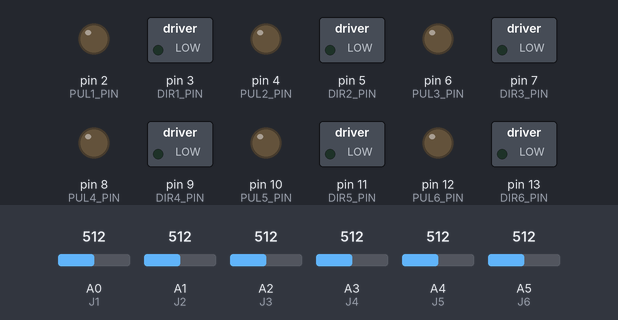
The sketch below on a simulated Arduino Uno, built with avr-gcc and run on an emulated ATmega328P. On the bench: switched loads named in the sketch (green lamp = pin HIGH), output pins drawn as LEDs (lit = HIGH). The test bench sets the inputs (shaded band); at power-on: A0 (J1) = 512, A1 (J2) = 512, A2 (J3) = 512, A3 (J4) = 512, A4 (J5) = 512, A5 (J6) = 512.

Above: at 1.2 s.
1.3 s: A0 (J1) set to 786
2.8 s: A0 (J1) set to 809
At 3.9 s:
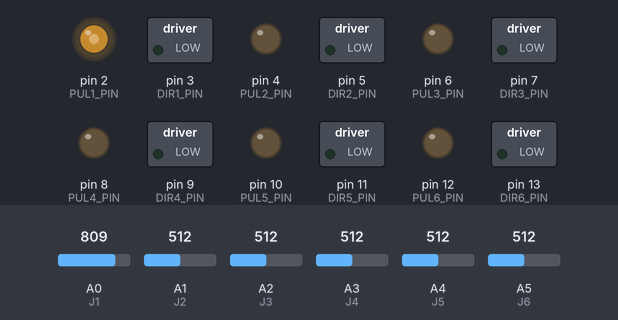
4.3 s: A1 (J2) set to 783
5.8 s: A1 (J2) set to 811
At 6.2 s:
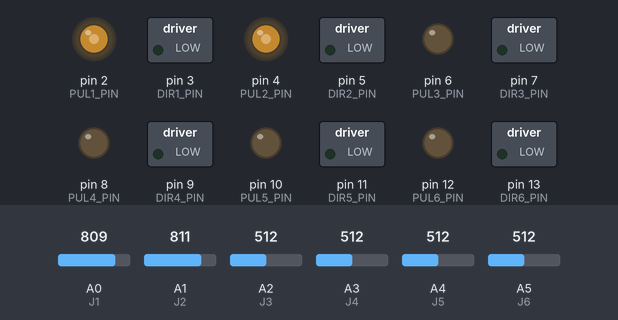
7.3 s: A2 (J3) set to 791
8.8 s: A2 (J3) set to 812
At 9.7 s:
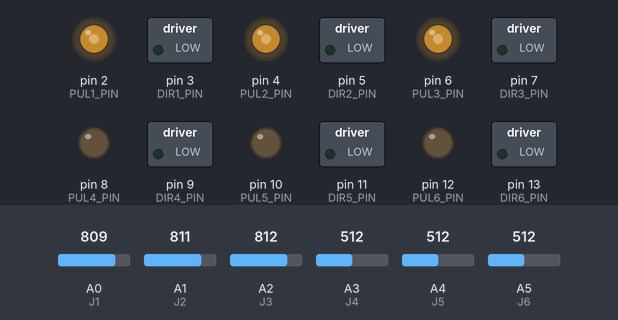
Timing chart, 0 to 11.3 s (numbered marks = the images above; inputs shaded):
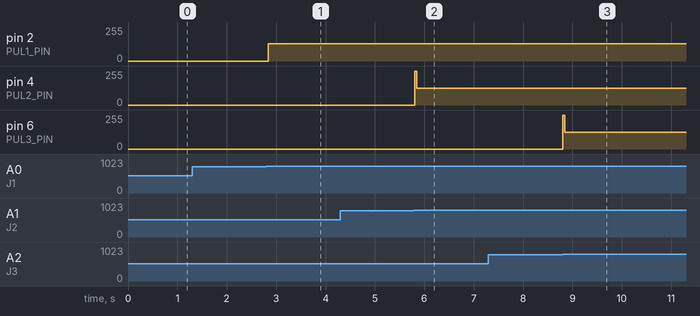

Measured:
- the behaviour switches between 800 and 801 on A0 (J1) (found by bisection; images 0 and 1)
- the behaviour switches between 800 and 801 on A1 (J2) (found by bisection; images 1 and 2)
- the behaviour switches between 800 and 801 on A2 (J3) (found by bisection; images 2 and 3)
- after the input at 1.3 s, every drawn part: stays the same
- after the input at 2.8 s, pin 2 (PUL1_PIN): 0/255 → 129/255 at once
- after the input at 4.3 s, every drawn part: stays the same
- after the input at 5.8 s, pin 4 (PUL2_PIN): 0/255 → 125/255 at once
- after the input at 7.3 s, every drawn part: stays the same
- after the input at 8.8 s, pin 6 (PUL3_PIN): 0/255 → 125/255 at once

The sketch:

Test_6Motor_Uno_Joystick_Nonblocking.ino
```cpp
/* Stepper DM320T, Arduino Uno
 * For Motor stepper 24v test AR4 MK3 Robot
 * Wiring arduino:
 *  A0 to A3 Joystick to Arduino
 *  Connect to 5v from Arduino to Joystick
 *  Connect to ground from Arduino to Joystick
 * Stepper Driver:
 *  Pul_1  : Pin 2
 *  Dir_1   : Pin 3
 *  Pul_2  : Pin 4
 *  Dir_2   : Pin 5
 *  Pul_3  : Pin 6
 *  Dir_3   : Pin 7
 *  Opto  : 3.3v
 *
 *  A+    : Black
 *  A-    : Green
 *  B+    : Red
 *  B-    : Blue
 */

// Pin stepper motor
#define PUL1_PIN 2
#define DIR1_PIN 3
#define PUL2_PIN 4
#define DIR2_PIN 5
#define PUL3_PIN 6
#define DIR3_PIN 7
#define PUL4_PIN 8
#define DIR4_PIN 9
#define PUL5_PIN 10
#define DIR5_PIN 11
#define PUL6_PIN 12
#define DIR6_PIN 13

// Joystick input
#define J1 A0
#define J2 A1
#define J3 A2
#define J4 A3
#define J5 A4
#define J6 A5

// Variabel last time and state step motor
unsigned long lastStep[6] = {0, 0, 0, 0, 0, 0};
bool stepState[6] = {false, false, false, false, false, false};

// Interval time between step (microsecond)
const unsigned long stepInterval = 1000; // 500us HIGH, 500us LOW

void setup() {
  Serial.begin(115200);

  // Set semua pin sebagai OUTPUT
  int pulPins[6] = {PUL1_PIN, PUL2_PIN, PUL3_PIN, PUL4_PIN, PUL5_PIN, PUL6_PIN};
  int dirPins[6] = {DIR1_PIN, DIR2_PIN, DIR3_PIN, DIR4_PIN, DIR5_PIN, DIR6_PIN};

  for (int i = 0; i < 6; i++) {
    pinMode(pulPins[i], OUTPUT);
    pinMode(dirPins[i], OUTPUT);
  }
}

void loop() {
  int joystick[6];
  joystick[0] = analogRead(J1);
  joystick[1] = analogRead(J2);
  joystick[2] = analogRead(J3);
  joystick[3] = analogRead(J4);
  joystick[4] = analogRead(J5);
  joystick[5] = analogRead(J6);

  int pulPins[6] = {PUL1_PIN, PUL2_PIN, PUL3_PIN, PUL4_PIN, PUL5_PIN, PUL6_PIN};
  int dirPins[6] = {DIR1_PIN, DIR2_PIN, DIR3_PIN, DIR4_PIN, DIR5_PIN, DIR6_PIN};

  for (int i = 0; i < 6; i++) {
    if (joystick[i] > 800 || joystick[i] < 100) {
      digitalWrite(dirPins[i], joystick[i] > 800 ? LOW : HIGH);
      handleStepper(pulPins[i], &lastStep[i], &stepState[i]);
    }
  }
}

// Fungsi non-blocking sending step ke motor
void handleStepper(int pulPin, unsigned long* lastStepTime, bool* stepState) {
  unsigned long now = micros();
  if (now - *lastStepTime >= stepInterval / 2) {
    *lastStepTime = now;
    *stepState = !*stepState;
    digitalWrite(pulPin, *stepState ? HIGH : LOW);
  }
}
```
